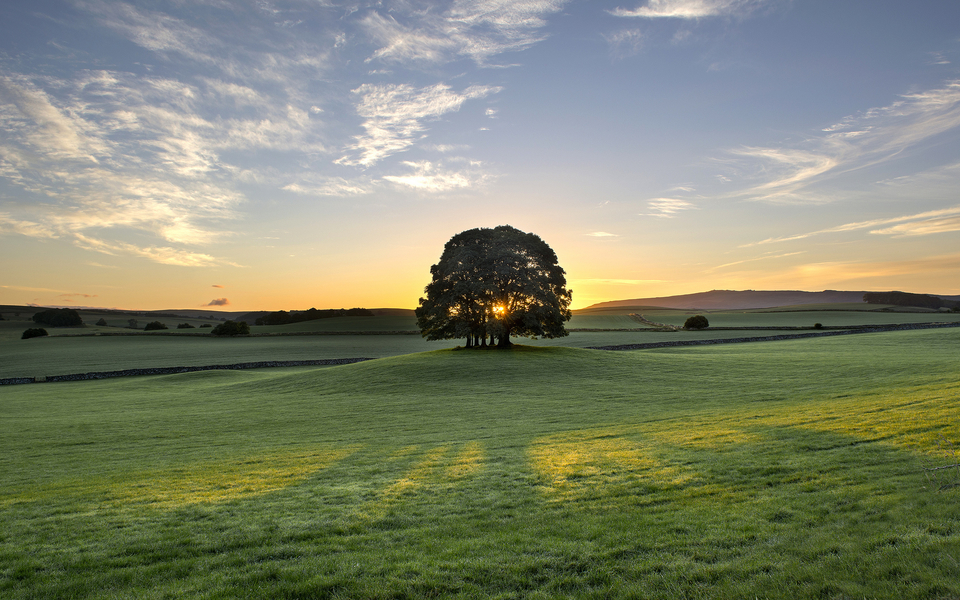
#> input picture 3.AI基础图像处理/images/dice007.jpg, 960 x 600 px
$ jupyter execute c.ipynb
#> lines starting #> are read from the running program, lines starting #| are printed output that depends on the picture; after the words box and inside, x2 and y2 are one past the last pixel; in counts of white or black regions, pixels touching at a corner belong together
<center></center>

# 22.OpenCV图片修补

@  文件名：22.OpenCV图片修补.py <br>
@  版本：V2.0 <br>
@  说明：通过OpenCV修复图片<br>
我们来学习一下OpenCV课程！！<br>

# 尝试向原图添加破损

[cell 1]
#尝试向原图添加破损
import cv2
import numpy as np
import matplotlib.pyplot as plt


img = cv2.imread('./images/dice007.jpg',1)
#> img is the input picture: shape (600, 960, 3); mean B, G, R 108.5, 131.9, 127.3
for i in range(200,300):
    img[i,200] = (255,255,255)
    img[i,200+1] = (255,255,255)
    img[i,200-1] = (255,255,255)
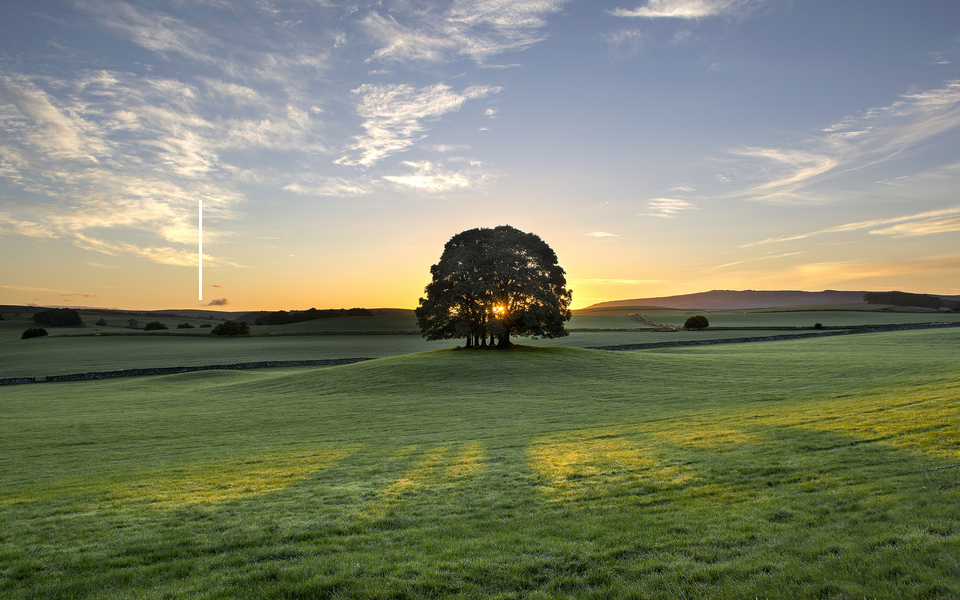
#> img: shape (600, 960, 3); 0.05% of pixels changed, all inside (x1, y1, x2, y2) = (199, 200, 202, 300)
for i in range(150,250):
    img[250,i] = (255,255,255)
    img[250+1,i] = (255,255,255)
    img[250-1,i] = (255,255,255)
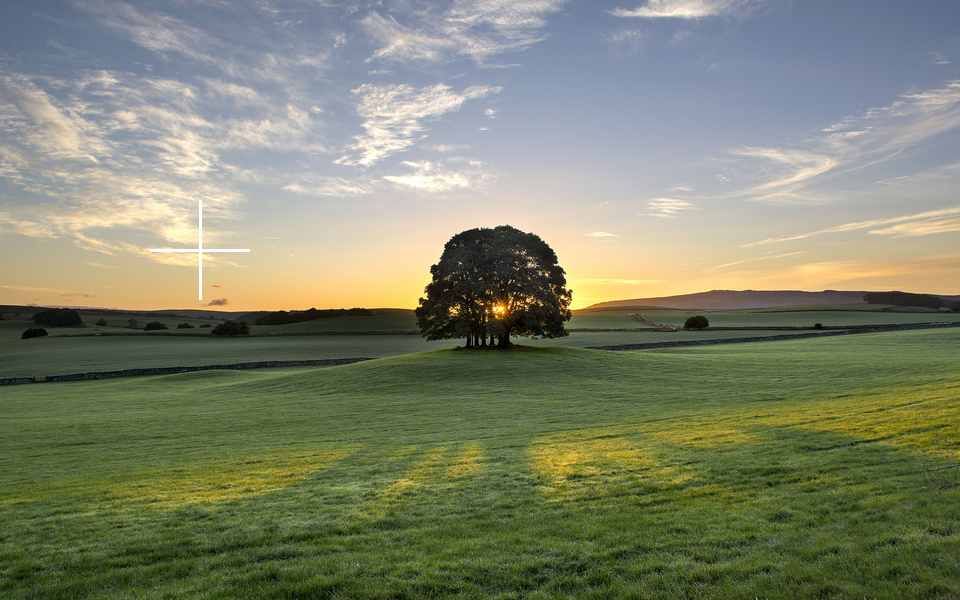
#> img: shape (600, 960, 3); 0.05% of pixels changed, all inside (x1, y1, x2, y2) = (150, 249, 250, 252)
cv2.imwrite('damaged.jpg',img)
# cv2.imshow('image',img)
# cv2.waitKey(0)
img = cv2.cvtColor(img, cv2.COLOR_BGR2RGB)
plt.imshow(img)
plt.show()

# 尝试修补破损

[cell 2]
#1 坏图 2 掩膜 3 inpaint
import cv2
import numpy as np
import matplotlib.pyplot as plt

img = cv2.imread('damaged.jpg',1)
#cv2.imshow('src',img)
imgInfo = img.shape
#> imgInfo = (600, 960, 3)
height = imgInfo[0]
#> height = 600
width = imgInfo[1]
#> width = 960
paint = np.zeros((height,width,1),np.uint8)

for i in range(200,300):
    paint[i,200] = 255
    paint[i,200+1] = 255
    paint[i,200-1] = 255
for i in range(150,250):
    paint[250,i] = 255
    paint[250+1,i] = 255
    paint[250-1,i] = 255
#cv2.imshow('paint',paint)
#1 src 2 mask
imgDst = cv2.inpaint(img,paint,3,cv2.INPAINT_TELEA)

# cv2.imshow('image',imgDst)
# cv2.waitKey(0)
img = cv2.cvtColor(img, cv2.COLOR_BGR2RGB)
paint = cv2.cvtColor(paint, cv2.COLOR_BGR2RGB)
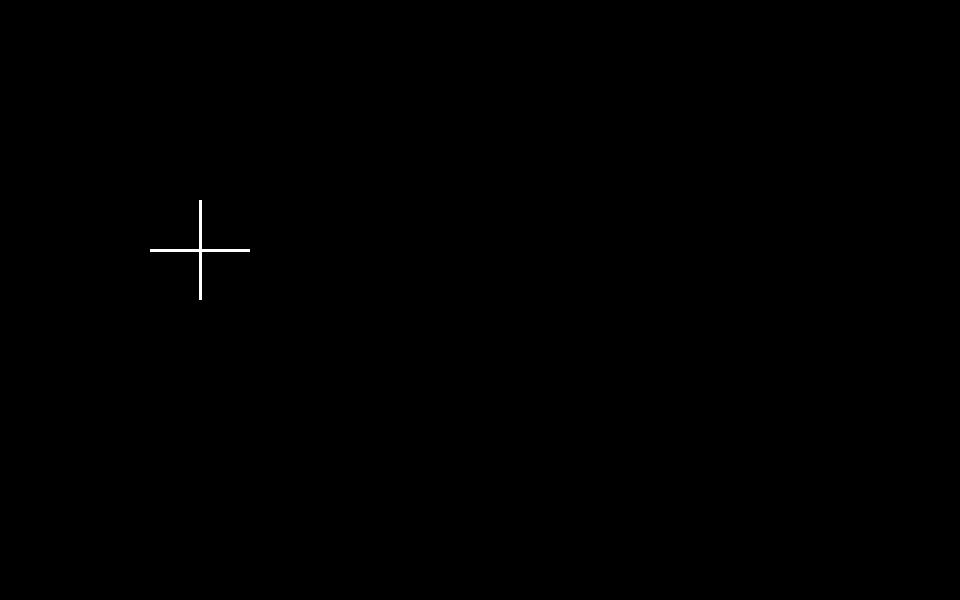
#> paint: shape (600, 960, 3); 0.1% white; 1 white region, box (x1, y1, x2, y2) and area: (150, 200, 250, 300) 591
imgDst = cv2.cvtColor(imgDst, cv2.COLOR_BGR2RGB)


plt.figure(figsize=(14, 9), dpi=100)#设置绘图区域的大小和像素
plt.subplot(131)  # 一行三列第一个
plt.imshow(img)
plt.subplot(132)  # 一行三列第二个
plt.imshow(paint)
plt.subplot(133)  # 一行三列第三个
plt.imshow(imgDst)

plt.show()
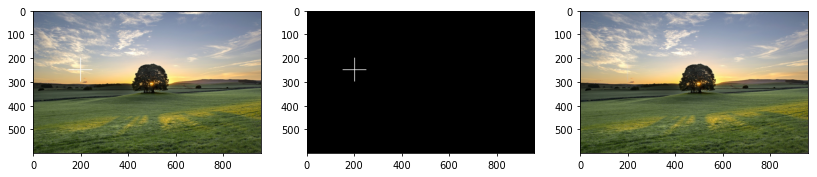
#> figure drawn by matplotlib, 3 panels
